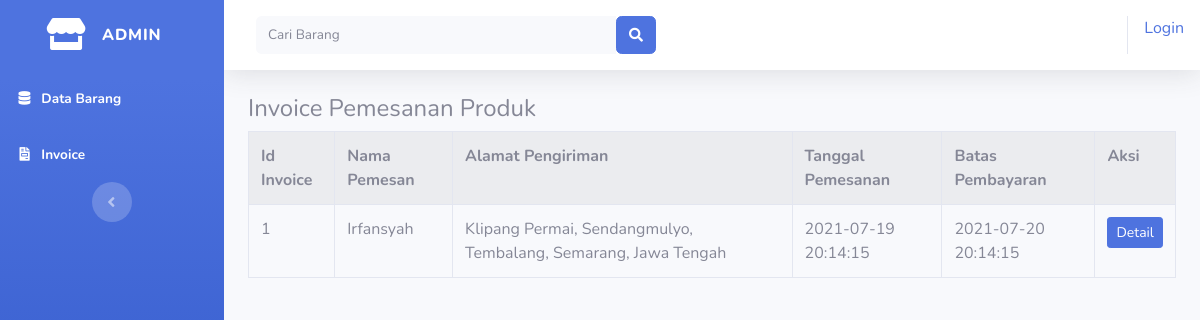
The page /index.php/admin/invoice on the database its author committed.
### tables this page shows
CREATE TABLE `tb_invoice` (
  `id` int(11) NOT NULL,
  `nama` varchar(50) NOT NULL,
  `alamat` varchar(225) NOT NULL,
  `tgl_pesan` datetime NOT NULL,
  `batas_bayar` datetime NOT NULL
);

### application/controllers/admin/invoice.php (called while the page is built, shortened)
<?php
class Invoice extends CI_Controller{
	public function index(){
		$data['invoice'] = $this->model_invoice->tampil_data();
		$this->load->view('templates_admin/header');
		$this->load->view('templates_admin/sidebar');
		$this->load->view('admin/invoice',$data);
		$this->load->view('templates_admin/footer');
	}
}
?>

### index.php (called while the page is built, shortened)
<?php
require_once BASEPATH.'core/CodeIgniter.php';

### application/models/model_invoice.php (called while the page is built, shortened)
<?php
class Model_invoice extends CI_Model{
	public function tampil_data(){
		$result = $this->db->get('tb_invoice');
		if($result->num_rows() > 0){
			return $result->result();
		}else{
			return false;
		}
	}
}
?>

### application/views/admin/invoice.php (the view)
<div class="container-fluid">
	<h4>Invoice Pemesanan Produk</h4>
	<table class="table table-bordered table-hover table-striped">
		<tr>
			<th>Id Invoice</th>
			<th>Nama Pemesan</th>
			<th>Alamat Pengiriman</th>
			<th>Tanggal Pemesanan</th>
			<th>Batas Pembayaran</th>
			<th>Aksi</th>
		</tr>
		<?php foreach ($invoice as $inv): ?>
		<tr>
			<td><?php echo $inv->id ?></td>
			<td><?php echo $inv->nama ?></td>
			<td><?php echo $inv->alamat ?></td>
			<td><?php echo $inv->tgl_pesan ?></td>
			<td><?php echo $inv->batas_bayar ?></td>
			<td><?php echo anchor('admin/invoice/detail/'.$inv->id, '<div class="btn btn-sm btn-primary">Detail</div>') ?></td>
		</tr>
		<?php endforeach; ?>
	</table>
</div>

### rows shown on the page
tb_invoice: id "1", nama "Irfansyah", alamat "Klipang Permai, Sendangmulyo, Tembalang, Semarang, Jawa Tengah", tgl_pesan "2021-07-19 20:14:15", batas_bayar "2021-07-20 20:14:15", id "Detail"

### other values the page prints
anchor('auth/login','Login') "Login"
